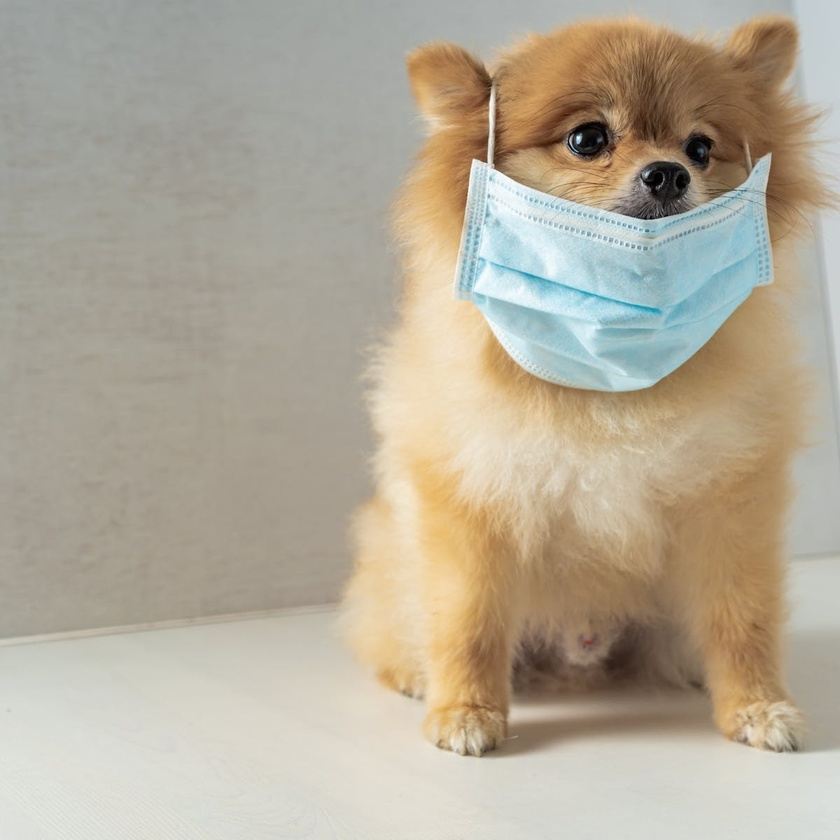
#> input picture testImg1.jpg, 840 x 840 px, shrunk from 1200 x 1200 before the run
$ python test.py   (older library calls are emulated)
#> lines starting #> are read from the running program, lines starting #| are printed output that depends on the picture
### ex1_utils.py
import numpy as np
import cv2
import matplotlib.pyplot as plt

from typing import List

LOAD_GRAY_SCALE = 1
LOAD_RGB = 2


def myID() -> np.int:
    return 207931106


""" 4.1
    Reads an image, and returns in converted as requested
    param filename: The path to the image
    param representation: GRAY_SCALE or RGB
    return: The image object
"""
def imReadAndConvert(filename: str, representation: int) -> np.ndarray:

    if representation == 1:  # Gray_Scale representation
        img = cv2.imread(filename, cv2.IMREAD_GRAYSCALE)
    else:  # =2, RGB
        img = cv2.cvtColor(cv2.imread(filename), cv2.COLOR_BGR2RGB)

    # normalize
    norm_img = img / 255.0

    return norm_img
    pass


""" 4.2
    Reads an image as RGB or GRAY_SCALE and displays it
    param filename: The path to the image
    param representation: GRAY_SCALE or RGB
    return: None
"""
def imDisplay(filename: str, representation: int):
    img = imReadAndConvert(filename, representation)
    plt.gray()
    plt.imshow(img)
    plt.show()
    return None
    pass


""" 4.3 (1)
    Converts an RGB image to YIQ color space
    param imgRGB: An Image in RGB
    return: A YIQ in image color space
"""
def transformRGB2YIQ(imgRGB: np.ndarray) -> np.ndarray:
    transform = np.array([[0.299, 0.587, 0.114],
                          [0.596, -0.275, -0.321],
                          [0.212, -0.523, 0.311]])
    new_img = np.dot(imgRGB, transform.T.copy())
    return new_img
    pass


""" 4.3 (2)
    Converts an YIQ image to RGB color space
    param imgYIQ: An Image in YIQ
    return: A RGB in image color space
"""
def transformYIQ2RGB(imgYIQ: np.ndarray) -> np.ndarray:
    transform = np.array([[0.299, 0.587, 0.114],
                          [0.596, -0.275, -0.321],
                          [0.212, -0.523, 0.311]])
    mat = np.linalg.inv(transform)
    new_img = np.dot(imgYIQ, mat.T.copy())
    return new_img
    pass


def show_img(img: np.ndarray):
    plt.gray()  # in case of grayscale image
    plt.imshow(img)
    plt.show()
    pass


""" (Auxiliary function for histogramEqualize and quantizeImage)
    function that helps me to check if an image is RGB
    if it is, it takes the Y channel as the new image (to work with)
    also saves the original image in YIQ representation for later use
    return: (isRGB, yiq_img, imgOrig)
"""
def case_RGB(imgOrig: np.ndarray) -> (bool, np.ndarray, np.ndarray):
    isRGB = bool(imgOrig.shape[-1] == 3)  # check if the image is RGB image
    if (isRGB):
        imgYIQ = transformRGB2YIQ(imgOrig)
        imgOrig = np.copy(imgYIQ[:, :, 0])  # Y channel of the YIQ image
        return True, imgYIQ, imgOrig
    else:
        return False, None, np.copy(imgOrig)
    pass


def back_to_rgb(yiq_img: np.ndarray, y_to_update: np.ndarray) -> np.ndarray:
    yiq_img[:, :, 0] = y_to_update
    rgb_img = transformYIQ2RGB(yiq_img)
    return rgb_img
    pass


""" 4.4
    Equalizes the histogram of an image
    param imgOrig: Original image, grayscale or RGB image to be equalized having values in the range [0, 1].
    return: (imgEq,histOrg,histEQ)
"""
def hsitogramEqualize(imgOrig: np.ndarray) -> (np.ndarray, np.ndarray, np.ndarray):

    # display the input image
    show_img(imgOrig)

    isRGB, yiq_img, imgOrig = case_RGB(imgOrig)
    imgOrig = imgOrig * 255
    imgOrig = (np.around(imgOrig)).astype('uint8')  # round & make sure all pixels are integers

    histOrg, bin_edges = np.histogram(imgOrig.flatten(), 256, [0, 255])
    cumsum = histOrg.cumsum()  # cumulative histogram
    # cdf = cumsum * histOrg.max() / cumsum.max()  # normalize to get the cumulative distribution function

    cdf_m = np.ma.masked_equal(cumsum, 0)
    cdf_m = (cdf_m - cdf_m.min()) * 255 / (cdf_m.max() - cdf_m.min())  # 255 is the max value we want to reach
    cdf = np.ma.filled(cdf_m, 0).astype('uint8')  # make sure all pixels are integers

    # mapping the pixels
    imgEq = cdf[imgOrig.astype('uint8')]
    histEQ, bin_edges2 = np.histogram(imgEq.flatten(), 256, [0, 256])

    # display the equalized output
    if(isRGB):
        imgEq = (imgEq / 255)
        imgEq = back_to_rgb(yiq_img, imgEq)
        show_img(imgEq)
    else:
        show_img(imgEq)

    return imgEq, histOrg, histEQ
    pass


""" 4.5
    Quantized an image in to **nQuant** colors
    param imOrig: The original image (RGB or Gray scale)
    param nQuant: Number of colors to quantize the image to
    param nIter: Number of optimization loops
    return: (List[qImage_i],List[error_i])
"""


# function to initialized the boundaries
def init_z(nQuant: int) -> np.ndarray:
    size = int(255 / nQuant)  # The initial size given for each interval (fixed - equal division)
    z = np.zeros(nQuant + 1, dtype=int)  # create an empty array representing the boundaries
    for i in range(1, nQuant):
        z[i] = z[i - 1] + size
    z[nQuant] = 255  # always start at 0 and ends at 255
    return z
    pass


def error(imOrig: np.ndarray, new_img: np.ndarray) -> float:
    all_pixels = imOrig.size
    sub = np.subtract(new_img, imOrig)
    pix_sum = np.sum(np.square(sub))
    return np.sqrt(pix_sum) / all_pixels
    pass


def quantizeImage(imOrig: np.ndarray, nQuant: int, nIter: int) -> (List[np.ndarray], List[float]):

    isRGB, yiq_img, imOrig = case_RGB(imOrig)

    if np.amax(imOrig) <= 1:  # so the picture is normalized
        imOrig = imOrig * 255
    imOrig = imOrig.astype('uint8')

    # find image's histogram
    histOrg, bin_edges = np.histogram(imOrig, 256, [0, 255])

    im_shape = imOrig.shape

    z = init_z(nQuant)  # boundaries
    q = np.zeros(nQuant)  # the optimal values for each ‘cell’

    # lists to return
    qImage_list = list()
    error_list = list()

    for i in range(nIter):

        new_img = np.zeros(im_shape)

        for cell in range(len(q)):  # select the values that each of the segments’ intensities will map to
            if cell == len(q) - 1:  # last iteration
                right = z[cell+1] + 1  # to get 255
            else:
                right = z[cell+1]
            cell_range = np.arange(z[cell], right)
            q[cell] = np.average(cell_range, weights=histOrg[z[cell]:right])  # weighted average
            condition = np.logical_and(imOrig >= z[cell], imOrig < right)
            new_img[condition] = q[cell]  # alter the new value

        MSE = error(imOrig / 255.0, new_img / 255.0)
        error_list.append(MSE)
        if isRGB:
            new_img = back_to_rgb(yiq_img, new_img / 255.0)  # save in new_img the image in RGB form
        qImage_list.append(new_img)

        for bound in range(1, len(z)-1):  # move each boundary to be in the middle of two means
            z[bound] = (q[bound-1] + q[bound]) / 2

        if len(error_list) >= 2:
            if np.abs(error_list[-1] - error_list[-2]) <= 0.000001:  # converges
                break

    plt.plot(error_list)
    plt.show()
    return qImage_list, error_list
    pass

### test.py
from ex1_utils import *
import skimage.color


# test that uses skimage.color functions to convert from rgb to yiq (and vise versa)
# to check if my functions (uses on test_YIQ2RGB) are fine
def bgr_yiq_testMyself():
    #beach_im = imReadAndConvert("beach.jpg", 2)
    beach_im = cv2.cvtColor(cv2.imread("beach.jpg"), cv2.COLOR_BGR2RGB)
    imYIQ = skimage.color.rgb2yiq(beach_im)
    imRGB = skimage.color.yiq2rgb(imYIQ)
    #cv2.imwrite('rgb.jpg', imRGB)
    plt.imshow(imYIQ)
    plt.show()
    #imDisplay('rgb.jpg', 2)


def test_display():
    imDisplay("bac_con.png", 1)
    imDisplay("beach.jpg", 2)
    imDisplay("beach.jpg", 1)


def test_RGB2YIQ():
    beach_im = imReadAndConvert("beach.jpg", 2)
    #beach_im = cv2.cvtColor(cv2.imread("beach.jpg"), cv2.COLOR_BGR2RGB)
    ans = transformRGB2YIQ(beach_im)
    #print("RBG->YIQ: {}".format(ans))
    #cv2.imwrite('y_channel_only.jpg', ans[:, :, 0])
    plt.imshow(ans)
    plt.show()
    #imDisplay("beach.jpg", 2)
    #imDisplay("y_channel_only.jpg", 1)


def test_YIQ2RGB():
    beach_im = imReadAndConvert("beach.jpg", 2)
    yiq = transformRGB2YIQ(beach_im)
    rgb = transformYIQ2RGB(yiq)
    plt.imshow(rgb)
    plt.show()


def test_hist():
    # bac_con_im = imReadAndConvert("bac_con.png", 1)
    # imgEq, histOrg, histEQ = hsitogramEqualize(bac_con_im)
    corona = imReadAndConvert("beach.jpg", 2)
    imgEq, histOrg, histEQ = hsitogramEqualize(corona)
    plt.bar(np.arange(255), histOrg)
    plt.show()
    # plt.bar(np.arange(255), histEQ)
    # plt.show()


def test_hist2():
    corona = imReadAndConvert("beach.jpg", 1)
    imgEq, histOrg, histEQ = hsitogramEqualize(corona)


def test_quant():
    corona_gray = imReadAndConvert("beach.jpg", 2)
    qImage_list, error_list = quantizeImage(corona_gray, 4, 5)
    show_img(qImage_list[-1])


def test_myImage():
    dog = imReadAndConvert("testImg1.jpg", 2)

    imDisplay("testImg1.jpg", 2)
    imDisplay("testImg1.jpg", 1)

    yiq = transformRGB2YIQ(dog)
    plt.imshow(yiq)
    plt.show()

    rgb = transformYIQ2RGB(yiq)
    plt.imshow(rgb)
    plt.show()

    imgEq, histOrg, histEQ = hsitogramEqualize(dog)

    qImage_list, error_list = quantizeImage(dog, 4, 5)
    show_img(qImage_list[-1])


def main():
    # [7 lines of commented-out code are left out]
    test_myImage()
#> in test_myImage, `plt.show()`:
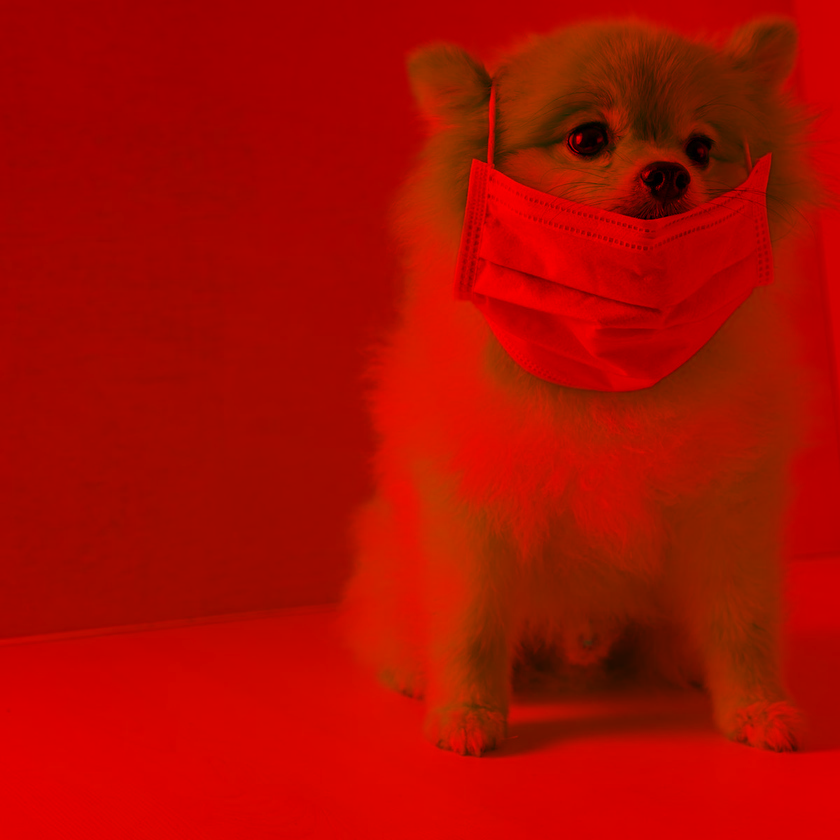
#> shown: shape (840, 840, 3) float64; mean R, G, B 0.673, 0.0486, 5.51e-05
#> in hsitogramEqualize, `isRGB, yiq_img, imgOrig = case_RGB(imgOrig)`: isRGB = True
#> in hsitogramEqualize, `histOrg, bin_edges = np.histogram(imgOrig.flatten(), 256, [0, 255])`: histOrg = 256 values, max 29837 at index 161, min 0 at index 255, mean 2756.2; bin_edges = 257 values from 0 to 255
#> in hsitogramEqualize, `cumsum = histOrg.cumsum()`: cumsum = 256 values from 34 to 705600
#> in hsitogramEqualize, `cdf = np.ma.filled(cdf_m, 0).astype('uint8')`: cdf = 256 values from 0 to 255
#> in hsitogramEqualize, `imgEq = cdf[imgOrig.astype('uint8')]`:
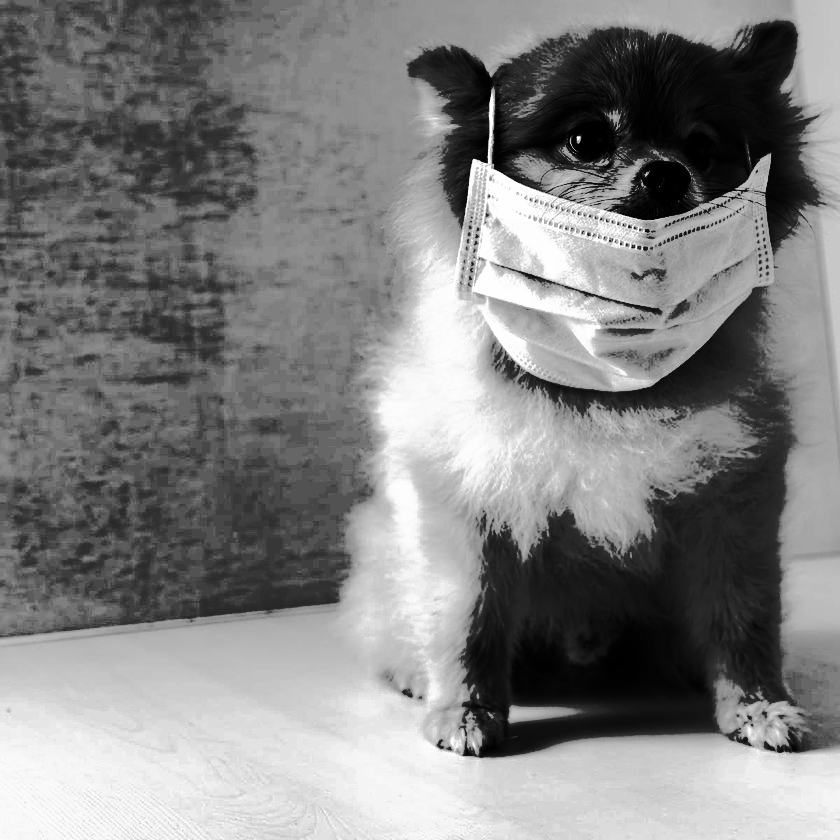
#> imgEq: shape (840, 840); min 0, max 255, mean 129
#> in hsitogramEqualize, `histEQ, bin_edges2 = np.histogram(imgEq.flatten(), 256, [0, 256])`: histEQ = 256 values, max 29837 at index 102, min 0 at index 32, mean 2756.2; bin_edges2 = 257 values from 0 to 256
#> in transformYIQ2RGB (call 2), `new_img = np.dot(imgYIQ, mat.T.copy())`:
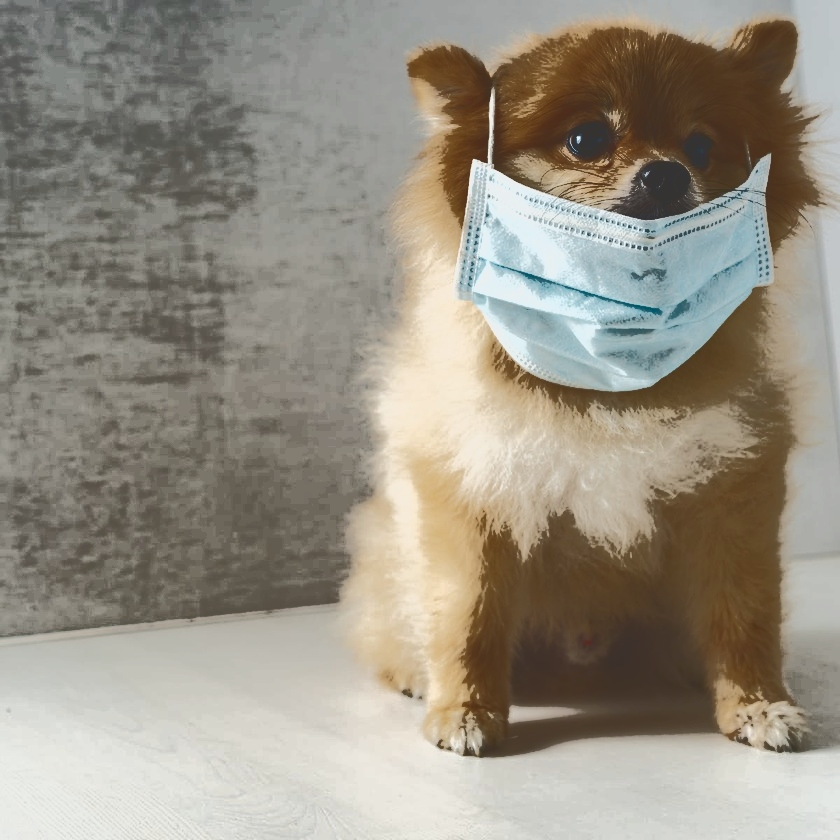
#> new_img: shape (840, 840, 3) float64; mean R, G, B 0.538, 0.503, 0.435; drawn with min black and max white
#> in show_img (call 2), `plt.show()`:
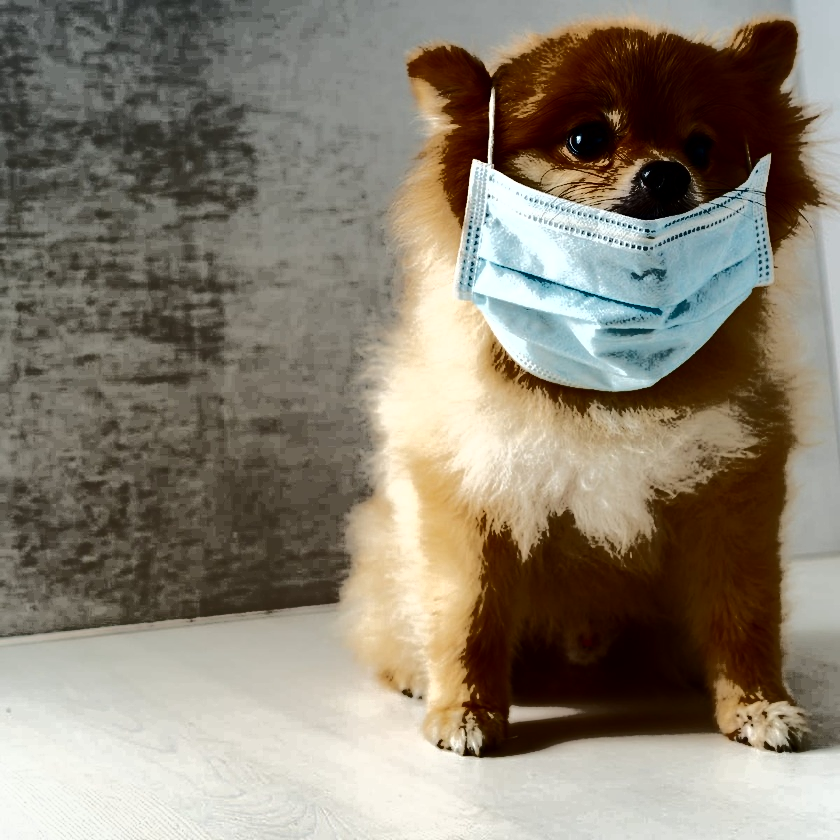
#> shown: shape (840, 840, 3) float64; mean R, G, B 0.537, 0.503, 0.446
#> in quantizeImage, `isRGB, yiq_img, imOrig = case_RGB(imOrig)`: isRGB = True
#> in quantizeImage, `histOrg, bin_edges = np.histogram(imOrig, 256, [0, 255])`: histOrg = 256 values, max 28365 at index 161, min 0 at index 255, mean 2756.2; bin_edges = 257 values from 0 to 255
#> the loop in quantizeImage, `for i in range(nIter): ` made 4 passes
#> (pix_sum in error, MSE) on passes 1 to 4: (1634.9, 5.73e-05), (1504.1, 5.5e-05), (1443.1, 5.38e-05), (1399.2, 5.3e-05)
#> pass 1, in error, `sub = np.subtract(new_img, imOrig)`:
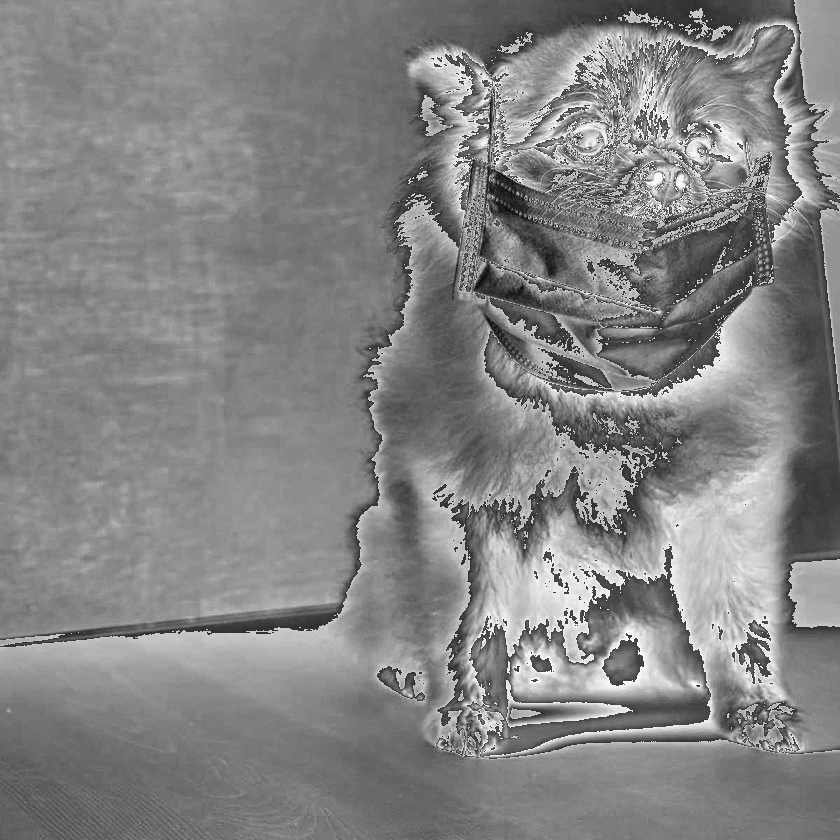
#> sub: shape (840, 840) float64; min -0.168, max 0.155, mean -6.75e-17; drawn with min black and max white
#> after the loop in quantizeImage, `for i in range(nIter):`:
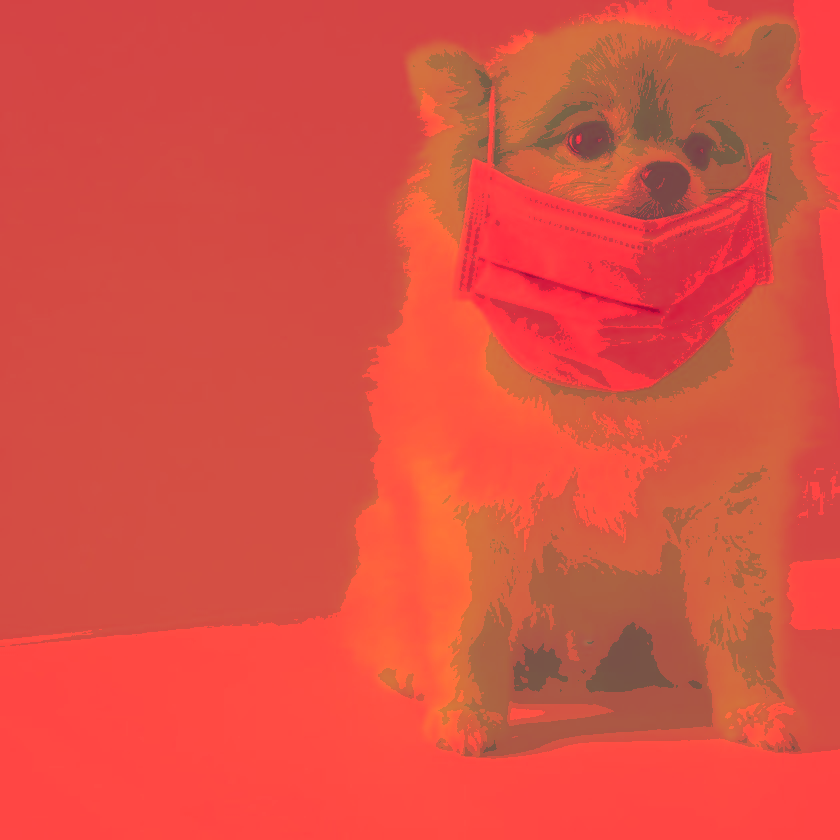
#> yiq_img: shape (840, 840, 3) float64; mean R, G, B 0.671, 0.0425, -0.0139; drawn with min black and max white
#> after the loop in quantizeImage, `for i in range(nIter):`: error_list = [5.73e-05, 5.5e-05, 5.38e-05, 5.3e-05]; q = [57.07, 114.2, 161.4, 209.6]; qImage_list = 4 items; z = [0, 85, 137, 185, 255]
#> in quantizeImage, `plt.show()`:
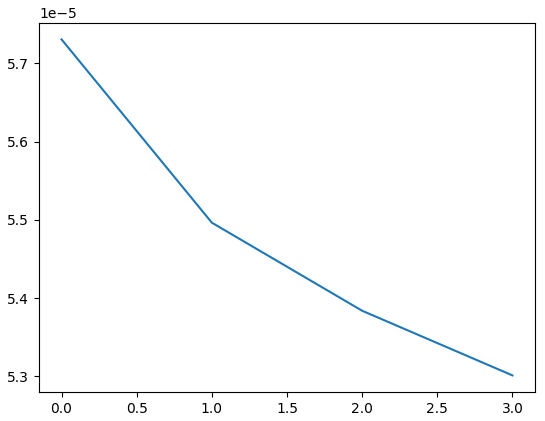
#> figure drawn by matplotlib, 1 panel
#> in test_myImage, `qImage_list, error_list = quantizeImage(dog, 4, 5)`: qImage_list = 4 items; error_list = [5.73e-05, 5.5e-05, 5.38e-05, 5.3e-05]


if __name__ == '__main__':
    main()
